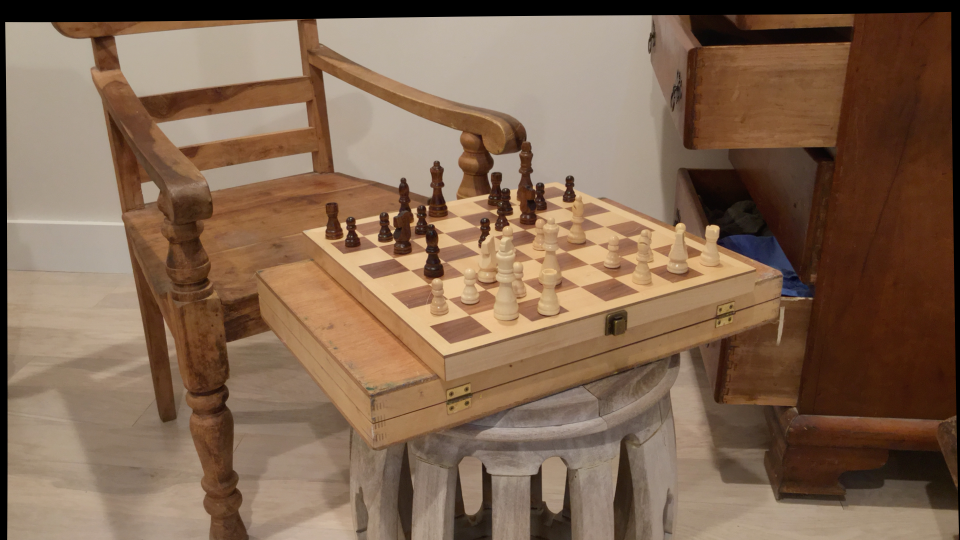
#> input picture chess1/im0.png, 1920 x 1080 px (shown at 1/2 size)
$ python main_sparse_reconstruct.py
#> lines starting #> are read from the running program, lines starting #| are printed output that depends on the picture; long printed decimals are rounded
### matching/feature_matching.py
# matching/feature_matching.py
import cv2
import numpy as np
import matplotlib.pyplot as plt

def detect_features_sift(image):
    """
    Detects keypoints and computes descriptors using SIFT.
    """
    sift = cv2.SIFT_create()
    keypoints, descriptors = sift.detectAndCompute(image, None)
    print(f"[SIFT] {len(keypoints)} keypoints détectés.")
    return keypoints, descriptors

def match_features_bf(desc1, desc2, method='sift'):
    """
    Matches feature descriptors using Brute-Force matcher and ratio test.
    """
    if desc1 is None or desc2 is None:
        print("Descriptors missing, skipping matching.")
        return [], []

    if method == 'sift':
        bf = cv2.BFMatcher(cv2.NORM_L2, crossCheck=False)
    else:
        bf = cv2.BFMatcher(cv2.NORM_HAMMING, crossCheck=False)

    matches = bf.knnMatch(desc1, desc2, k=2)
    good_matches = [m for m, n in matches if m.distance < 0.75 * n.distance]
    print(f"[{method.upper()}] {len(matches)} matches, {len(good_matches)} après ratio test.")
    return matches, good_matches

def plot_matches(img1, kp1, img2, kp2, matches, good_matches, title="Feature Matches"):
    """
    Display matches before and after ratio test.
    """
    img_matches = cv2.drawMatchesKnn(img1, kp1, img2, kp2, matches, None, flags=cv2.DrawMatchesFlags_NOT_DRAW_SINGLE_POINTS)
    img_good_matches = cv2.drawMatches(img1, kp1, img2, kp2, good_matches, None, flags=cv2.DrawMatchesFlags_NOT_DRAW_SINGLE_POINTS)

    plt.figure(figsize=(12, 6))
    plt.subplot(1, 2, 1)
    plt.imshow(img_matches)
    plt.title(f"{title} (Avant ratio test)")
    plt.axis('off')

    plt.subplot(1, 2, 2)
    plt.imshow(img_good_matches)
    plt.title(f"{title} (Après ratio test)")
    plt.axis('off')

    plt.tight_layout()
    plt.show()

### calibration/calibration.py
import cv2
import numpy as np
import glob

def calibrate_camera(img_dir='calibration_images_files/'):
    criteria = (cv2.TERM_CRITERIA_EPS + cv2.TERM_CRITERIA_MAX_ITER, 30, 0.001)
    objp = np.zeros((9 * 7, 3), np.float32)
    objp[:, :2] = np.mgrid[0:9, 0:7].T.reshape(-1, 2)

    objpoints = []
    imgpointsL, imgpointsR = [], []

    images_left = sorted(glob.glob(img_dir + 'left_*.jpg'))
    images_right = sorted(glob.glob(img_dir + 'right_*.jpg'))

    for fnameL, fnameR in zip(images_left, images_right):
        imgL, imgR = cv2.imread(fnameL), cv2.imread(fnameR)
        if imgL is None or imgR is None:
            continue
        grayL, grayR = cv2.cvtColor(imgL, cv2.COLOR_BGR2GRAY), cv2.cvtColor(imgR, cv2.COLOR_BGR2GRAY)

        retL, cornersL = cv2.findChessboardCorners(grayL, (9,7), None)
        retR, cornersR = cv2.findChessboardCorners(grayR, (9,7), None)

        if retL and retR:
            objpoints.append(objp)
            imgpointsL.append(cv2.cornerSubPix(grayL, cornersL, (11,11), (-1,-1), criteria))
            imgpointsR.append(cv2.cornerSubPix(grayR, cornersR, (11,11), (-1,-1), criteria))

    if len(objpoints) > 0:
        _, K1, distL, _, _ = cv2.calibrateCamera(objpoints, imgpointsL, grayL.shape[::-1], None, None)
        _, K2, distR, _, _ = cv2.calibrateCamera(objpoints, imgpointsR, grayR.shape[::-1], None, None)
        _, _, _, _, _, R, T, _, _ = cv2.stereoCalibrate(
            objpoints, imgpointsL, imgpointsR, K1, distL, K2, distR, grayL.shape[::-1],
            criteria=criteria, flags=cv2.CALIB_FIX_INTRINSIC)
        print("Matrice intrinsèque gauche:\n", K1)
        print("Distorsion gauche:\n", distL)
        print("Matrice intrinsèque droite:\n", K2)
        print("Distorsion droite:\n", distR)
        print("Rotation:\n", R)
        print("Translation:\n", T)
        return K1, K2, R, T
    return None, None, None, None

### main_sparse_reconstruct.py
from calibration.calibration import calibrate_camera
from rectification.StereoRectification_StepbyStep import Rectif_Stereo
from matching.feature_matching import detect_features_sift, match_features_bf, plot_matches
from disparity.disparity import compute_disparity_map, create_height_map
from reconstruction.reconstruction import reconstruct_3D, visualize_point_cloud


import cv2
import numpy as np
import open3d as o3d

def main():
    #img1 = cv2.imread('Taken_photos/photo_left.jpg')
    #img2 = cv2.imread('Taken_photos/photo_right.jpg')
    img1 = cv2.imread('chess1/im0.png')
#> img1 is the input picture: shape (1080, 1920, 3); mean B, G, R 81.2, 103, 129.9
    img2 = cv2.imread('chess1/im1.png')
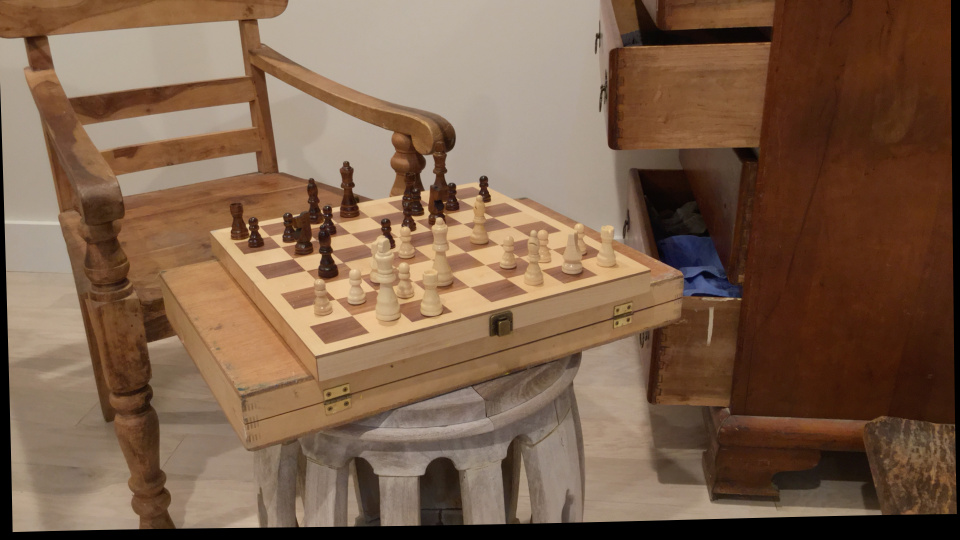
#> input picture chess1/im1.png, 1920 x 1080 px (shown at 1/2 size)
#> img2 is the input picture: shape (1080, 1920, 3); mean B, G, R 74.7, 96.3, 124.4
    if img1 is None or img2 is None:
        print("Erreur de chargement des images.")
        return

    img1_rgb = cv2.cvtColor(img1, cv2.COLOR_BGR2RGB)
    img2_rgb = cv2.cvtColor(img2, cv2.COLOR_BGR2RGB)

#---- Calibration ----#

    K1,K2,R,T=calibrate_camera()
    R1 = np.eye(3)  # Rotation identité pour la caméra 1
    R2 = R  # Supposons que la caméra 2 est aussi alignée

    # Matrices intrinsèques
    K1 = np.array([[1758.23, 0, 953.34],
                   [0, 1758.23, 552.29],
                   [0, 0, 1]])

    K2 = np.array([[1758.23, 0, 953.34],
                   [0, 1758.23, 552.29],
                   [0, 0, 1]])

    # Rotation : identique pour les deux (parallèles)
    # Rotation identité pour les deux caméras (elles sont déjà alignées)
    R1 = np.eye(3)
    R2 = np.eye(3)

    # Translation : baseline de 111.53 mm sur l’axe X
    T = np.array([111.53, 0, 0])  # En millimètres

    #T = np.array([-15.27075501, -25.26244818, 102.40720507])
    #print(T)


#---- Feature Matching ----#

    keypoints1, descriptors1 = detect_features_sift(img1_rgb)
#> in detect_features_sift, `keypoints, descriptors = sift.detectAndCompute(image, None)`: keypoints = 2436 keypoints; strongest (x, y, size): (785, 463, 5.1), (854, 415, 5.2), (1426, 460, 16.8), (1003, 442, 1.9)
#| [SIFT] 2436 keypoints détectés.
#> keypoints1 has the same summary as keypoints in detect_features_sift
    keypoints2, descriptors2 = detect_features_sift(img2_rgb)
#> in detect_features_sift (call 2), `keypoints, descriptors = sift.detectAndCompute(image, None)`: keypoints = 2492 keypoints; strongest (x, y, size): (495, 452, 5.3), (850, 392, 14.2), (500, 464, 4.3), (655, 431, 2)
#| [SIFT] 2492 keypoints détectés.
#> keypoints2 has the same summary as keypoints in detect_features_sift

    matches_bf_sift, good_matches_bf_sift = match_features_bf(descriptors1, descriptors2, 'sift')
#> in match_features_bf, `matches = bf.knnMatch(desc1, desc2, k=2)`: matches = 2436 matches
#> in match_features_bf, `good_matches = [m for m, n in matches if m.distance < 0.75 * n.distance]`: good_matches = 535 matches
#| [SIFT] 2436 matches, 535 après ratio test.
#> matches_bf_sift = 2436 matches; good_matches_bf_sift = 535 matches

    plot_matches(img1_rgb, keypoints1, img2_rgb, keypoints2, matches_bf_sift, good_matches_bf_sift, "Brute-Force SIFT Matcher")
#> in plot_matches, `img_matches = cv2.drawMatchesKnn(img1, kp1, img2, kp2, matches, None, ..`:
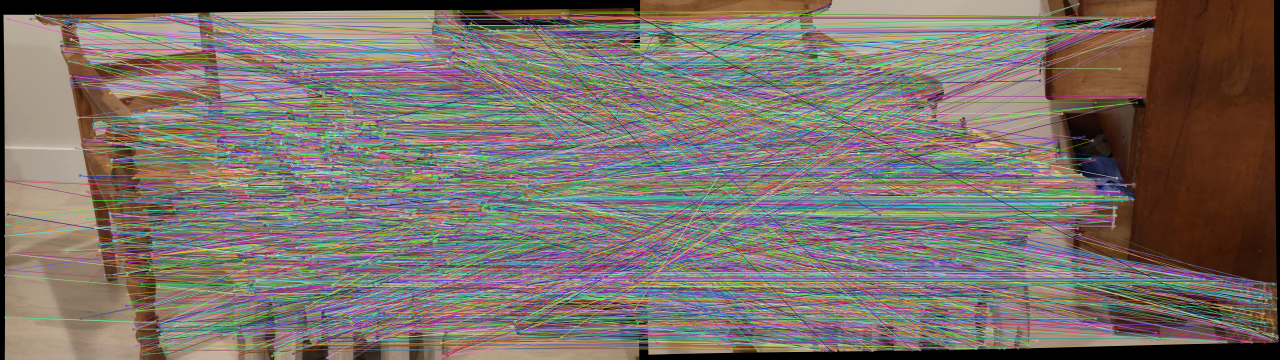
#> img_matches: shape (1080, 3840, 3) (shown at 1/3 size); mean R, G, B 123.3, 113, 106.4
#> in plot_matches, `img_good_matches = cv2.drawMatches(img1, kp1, img2, kp2, good_matches,..`:
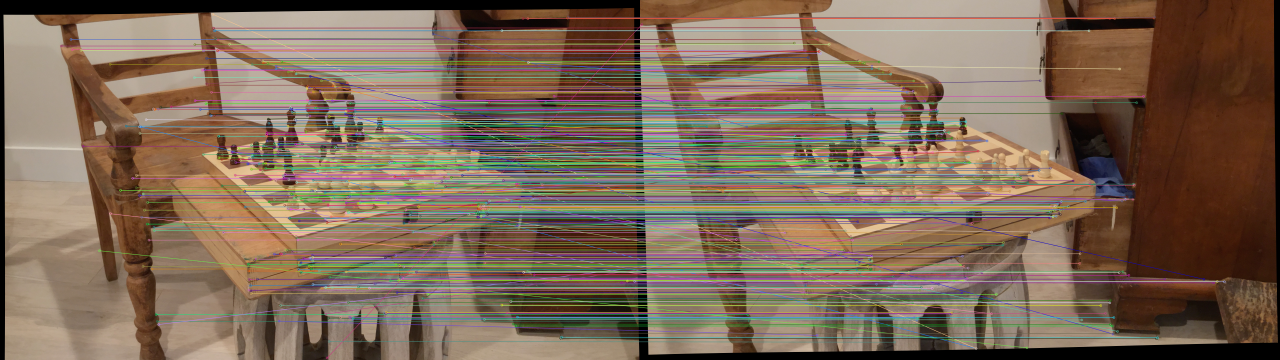
#> img_good_matches: shape (1080, 3840, 3) (shown at 1/3 size); mean R, G, B 126.3, 105.9, 88.3
#> in plot_matches, `plt.show()`:
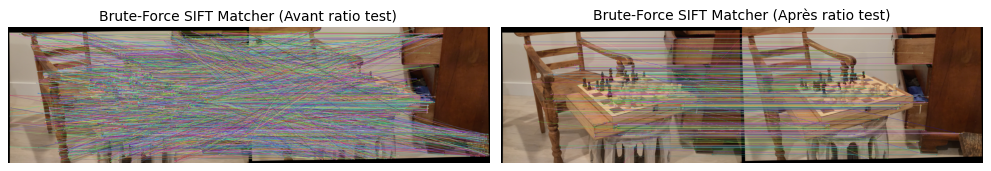
#> figure drawn by matplotlib, 2 panels

    # Extraction of corresponding points using brute-force matcher
    pts1 = np.float32([keypoints1[m.queryIdx].pt for m in good_matches_bf_sift])
#> pts1 = 535 pairs, first value 183.7 to 1903.1, second value 42.56 to 1073.3
    pts2 = np.float32([keypoints2[m.trainIdx].pt for m in good_matches_bf_sift])
#> pts2 = 535 pairs, first value 5.09 to 1752.6, second value 51.35 to 1045


    ## 2. Détection des points-clés et descripteurs (ex : ORB)
    #orb = cv2.ORB_create(nfeatures=1000)
    #kp1, des1 = orb.detectAndCompute(img1_rectified, None)
    #kp2, des2 = orb.detectAndCompute(img2_rectified, None)
#
    ## 3. Matching (avec BruteForce + Hamming)
    #bf = cv2.BFMatcher(cv2.NORM_HAMMING, crossCheck=True)
    #matches = bf.match(des1, des2)
#
    ## 4. Tri des matches par distance
    #matches = sorted(matches, key=lambda x: x.distance)
#
    ## 5. Affichage
    #matched_img = cv2.drawMatches(img1_rectified, kp1, img2_rectified, kp2, matches[:50], None, flags=2)
    #plt.figure(figsize=(20, 10))
    #plt.imshow(matched_img)
    #plt.axis('off')
    #plt.show()
#
##################################################
#
    ## 1. Extraire les points à partir des matches
    #pts1 = np.float32([kp1[m.queryIdx].pt for m in matches])
    #pts2 = np.float32([kp2[m.trainIdx].pt for m in matches])


    # Calcule de la matrice essentielle
    E, mask = cv2.findEssentialMat(pts1, pts2, K1, method=cv2.RANSAC, prob=0.999, threshold=1.0)
#> E = [[0.000113, 0.00156, -0.00831], [0.00808, -0.000764, -0.707], [0.00827, 0.707, -0.000651]]; mask = 535 values, max 1 at index 5, min 0 at index 0, mean 0.753

    # Récupérer R (rotation) et t (translation) à partir de E
    _, R, t, mask_pose = cv2.recoverPose(E, pts1, pts2, K1)
#> R = [[1, 6.23e-05, 0.0136], [-4.76e-05, 1, -0.00108], [-0.0136, 0.00108, 1]]; t = [-1, 0.0117, 0.00221]; mask_pose = 535 values, max 255 at index 0, min 0 at index 6, mean 241.7

    # Affichage simple
    print("Matrice essentielle E:\n", E)
#| Matrice essentielle E:
#|  [[ 1.13198806e-04  1.55722867e-03 -8.30568119e-03]
#|  [ 8.07787876e-03 -7.63801885e-04 -7.07011453e-01]
#|  [ 8.27036012e-03  7.07056380e-01 -6.50961312e-04]]
    print("Rotation R:\n", R)
#| Rotation R:
#|  [[ 9.99906976e-01  6.23058195e-05  1.36394954e-02]
#|  [-4.75677211e-05  9.99999415e-01 -1.08086747e-03]
#|  [-1.36395547e-02  1.08011812e-03  9.99906394e-01]]
    print("Translation t:\n", t)
#| Translation t:
#|  [[-0.9999]
#|  [ 0.01174]
#|  [ 0.002215]]

#----Matrice de projection ----#

    # Caméra gauche (référence)
    P1 = K1 @ np.hstack((np.eye(3), np.zeros((3, 1))))

    # Caméra droite (position relative connue)
    P2 = K1 @ np.hstack((R, t))
#> P2 = [[1745.1, 1.14, 977.2, -1756], [-7.62, 1758.8, 550.3, 21.87], [-0.0136, 0.00108, 1, 0.00221]]

    ## Triangulation ##
    inlier_pts1 = pts1[mask.ravel()==1]
#> inlier_pts1 = 403 pairs, first value 248.6 to 1903.1, second value 91.96 to 1024
    inlier_pts2 = pts2[mask.ravel()==1]
#> inlier_pts2 = 403 pairs, first value 121.2 to 1752.6, second value 92.25 to 1026
    # Les points doivent être (2, N) et float
    pts1_h = inlier_pts1.T
    pts2_h = inlier_pts2.T

    points_4d_hom = cv2.triangulatePoints(P1, P2, pts1_h, pts2_h)
    points_3d = points_4d_hom[:3] / points_4d_hom[3]  # homogène -> cartésien


#---- Visualisation with Open3D ----#

    pcd = o3d.geometry.PointCloud()
    pcd.points = o3d.utility.Vector3dVector(points_3d.T)
    o3d.visualization.draw_geometries([pcd], window_name="3D Reconstruction", width=800, height=600)


if __name__ == "__main__":
    main()
